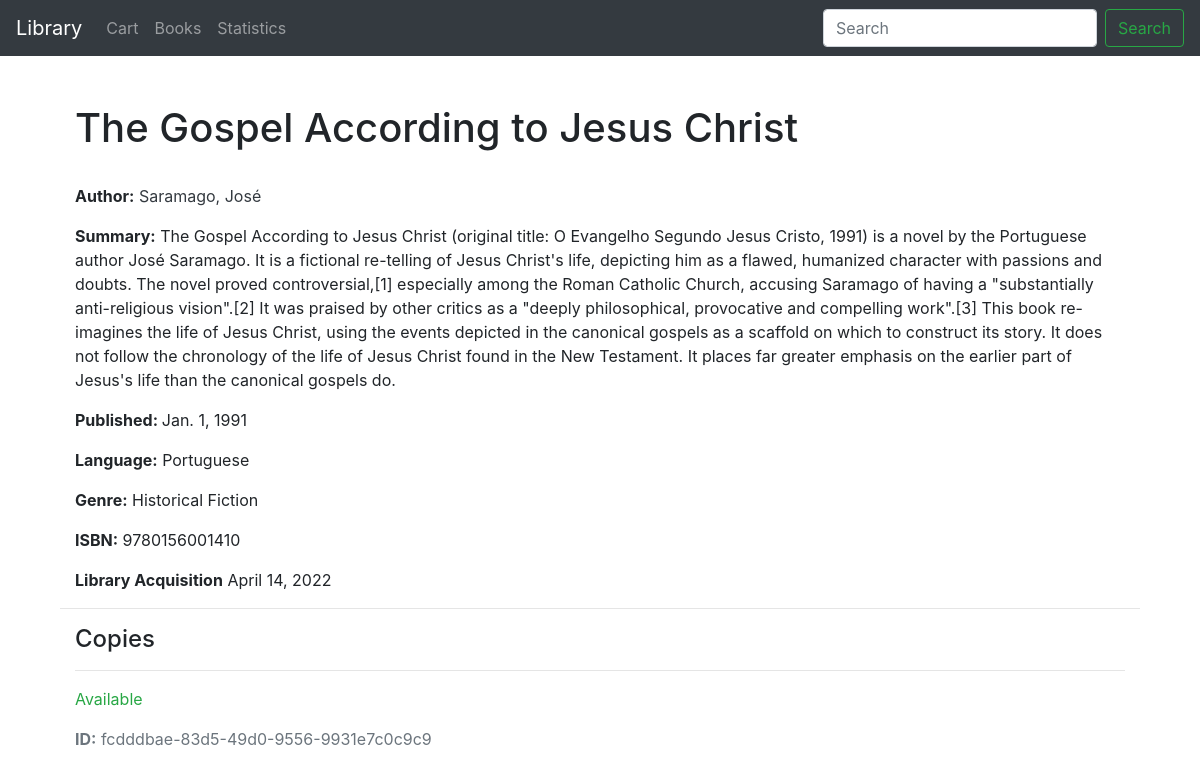
The app's page /book/22, older data.
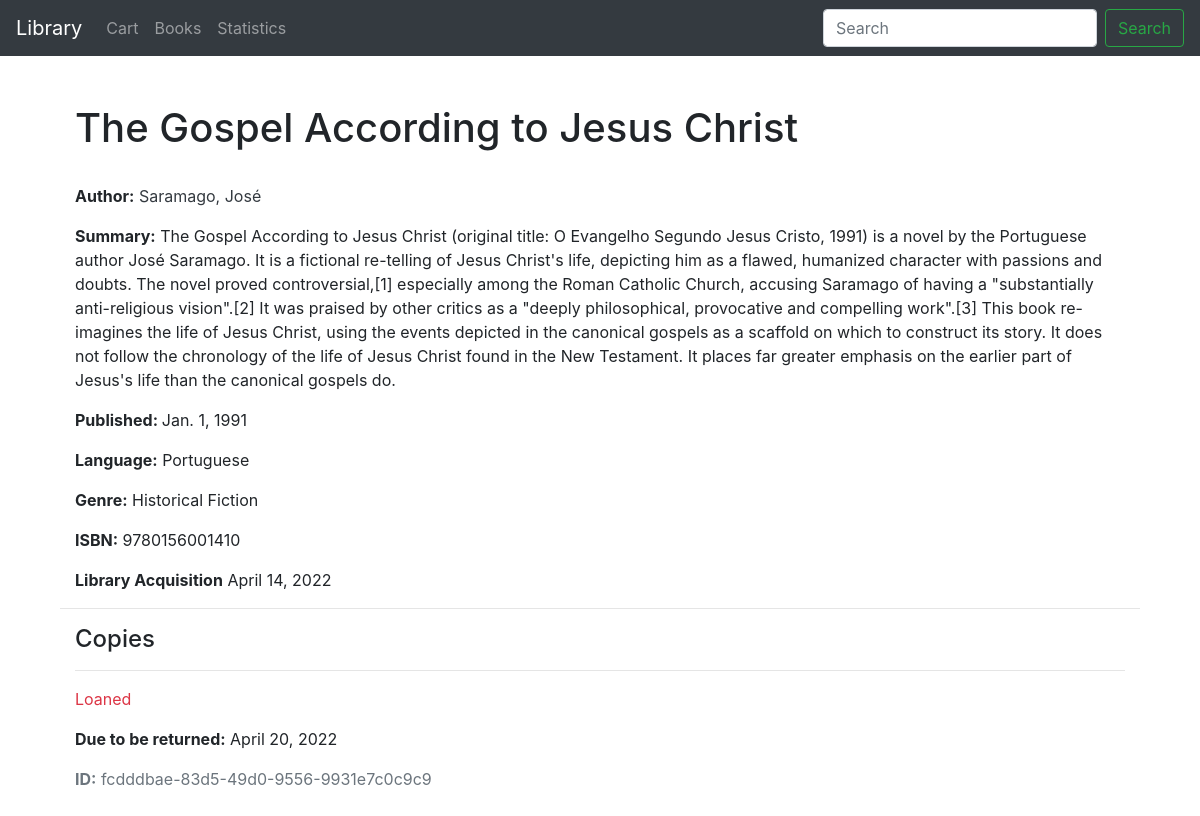
The same page, newer data.
### library/models.py (models this page shows, shortened)
class InstanceBook(models.Model):
    id = models.UUIDField(primary_key=True, default=uuid.uuid4)
    book = models.ForeignKey('Book', on_delete=models.RESTRICT, null=True)
    book_due_date = models.DateField(null=True, blank=True)
    book_borrower = models.ForeignKey(User, on_delete=models.SET_NULL, null=True, blank=True)
    BOOK_STATUS_CHOICES = (
        ('ava', 'Available'),
        ('onl', 'Loaned'),
        ('una', 'Unavailable')
    )
    book_status = models.CharField(max_length=3, choices=BOOK_STATUS_CHOICES,
                                   blank=True, default='ava', help_text='Book Availability')
    class Meta:
        ordering = ['book_due_date']

### library/views.py (the view)
# urls.py: path('book/<int:pk>', views.BookDetailView.as_view(), name='book-detail'),
class BookDetailView(generic.DetailView):
    model = Book
    template_name = 'book_detail.html'

### library/models.py (called while the page is built)
    def __str__(self):
        return self.language_name

    def __str__(self):
        return f'{self.author_last_name.capitalize()}, {self.author_first_name}'

    def display_genre(self):
        return ', '.join([genre.item_genre for genre in self.book_genre.all()[:3]])

### templates/book_detail.html
{% extends "base.html" %}
{% block content %}
    <br>
    <div class="container">
        <div class="container">
            <h1>{{ book.book_name }}</h1>
        </div>
        <br>
        <div class="container">
              <p><strong>Author:</strong> <a href="{% url 'author-detail' book.book_author.pk %}" class="text-dark text-decoration-none">{{ book.book_author }}</a></p>
              <p><strong>Summary:</strong> {{ book.book_description}}</p>
              <p><strong>Published: </strong> {{ book.book_launch_year}}</p>
            <p><strong>Language:</strong> {{ book.book_language }}</p>
              <p><strong>Genre:</strong>
                {{ book.display_genre }}
              </p>
                <p><strong>ISBN:</strong> {{ book.book_isbn }}</p>
            <p><strong>Library Acquisition</strong> {{ book.book_acquired_year }}</p>
        </div>
        <hr>
    <div class="container">
        <h4>Copies</h4>
            {% for copy in book.instancebook_set.all %}
      <hr>
      <p class="{% if copy.book_status == 'ava' %}text-success{% elif copy.book_status == 'onl' %}text-danger{% else %}text-warning{% endif %}">
        {{ copy.get_book_status_display }}
      </p>
      {% if copy.book_status != 'ava' %}
        <p><strong>Due to be returned:</strong> {{ copy.book_due_date  }}</p>
      {% endif %}
      <p class="text-muted"><strong>ID:</strong> {{ copy.id }}</p>
    {% endfor %}
    </div>
    </div>
{% endblock %}

Row changes from the older to the newer data that the page shows:
changed InstanceBook "fcdddbae-83d5-49d0-9556-9931e7c0c9c9": book_status "Available" → "Loaned"; book_due_date (not shown) → "April 20, 2022"
